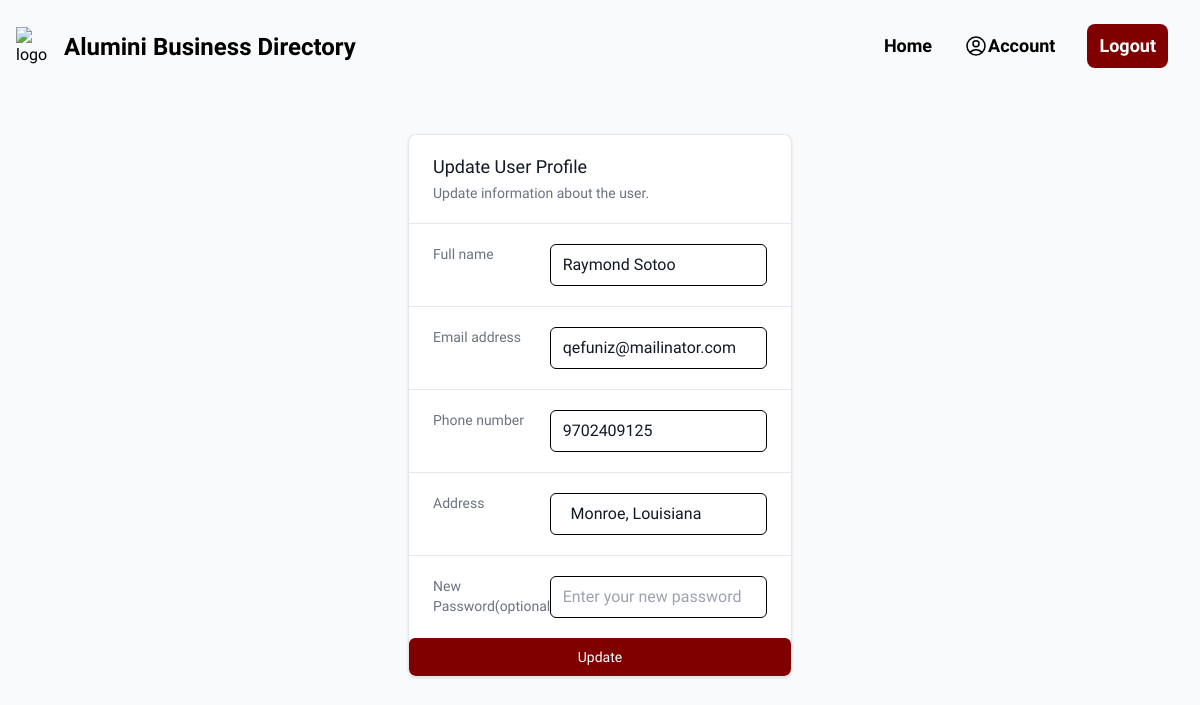
The app's page /edit_profile/ (signed in), older data.
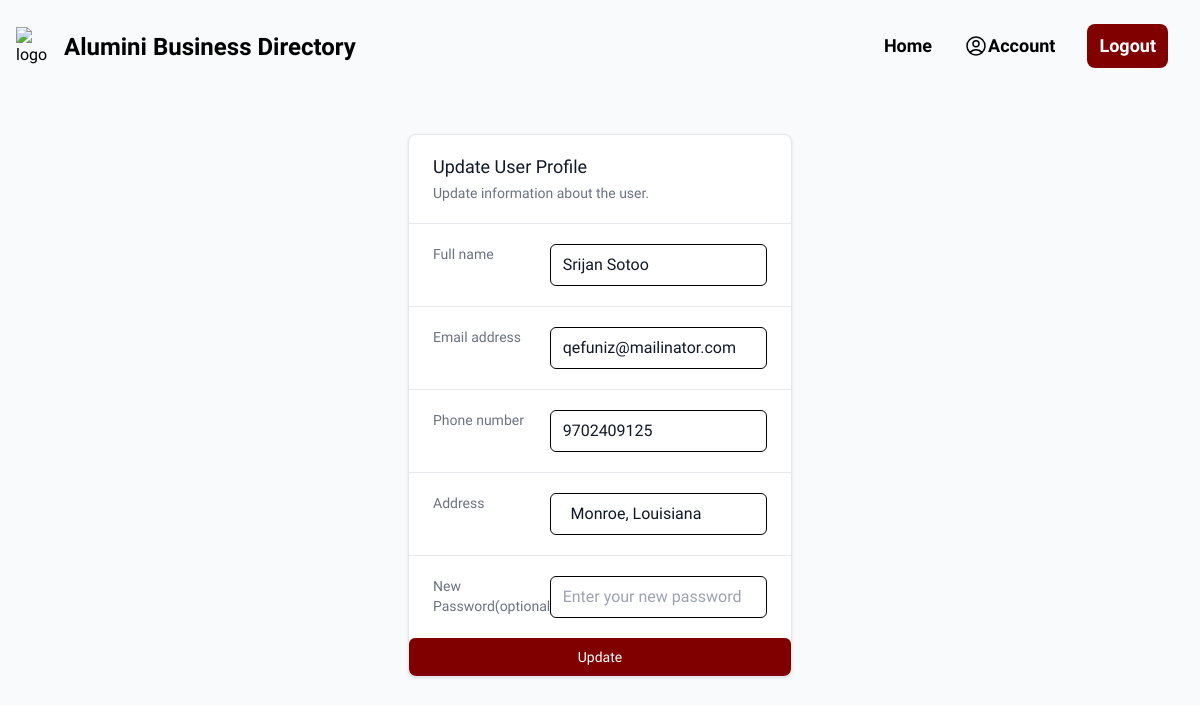
The same page, newer data.
### users/models.py (models this page shows, shortened)
class CustomUser(AbstractBaseUser, PermissionsMixin):
    id = models.CharField(
        _("ID"), primary_key=True, max_length=22, default=shortuuid.uuid, editable=False
    )
    email = models.EmailField(_("Email Address"), unique=True)
    full_name = models.CharField(_("Full Name"), max_length=100)
    phone_number = models.CharField(
        _("Phone Number"), max_length=15, null=True, blank=True
    )
    address = models.TextField(_("Address"), null=True, blank=True)
    is_active = models.BooleanField(_("Is Active"), default=True)
    is_staff = models.BooleanField(_("Is Staff"), default=False)
    date_joined = models.DateTimeField(_("Date Joined"), default=timezone.now)
    objects = CustomUserManager()
    USERNAME_FIELD = "email"
    REQUIRED_FIELDS = ["full_name"]
    class Meta:
        verbose_name = _("User")
        verbose_name_plural = _("Users")
        ordering = ["-date_joined"]

### alumini/views.py (the view, shortened to what this page needs)
# urls.py: path("edit_profile/", edit_profile, name="edit_profile"),
@login_required(login_url="login")
def edit_profile(request):
    user = request.user
    context = {"user": user}
    return render(request, "alumini/edit_profile.html", context)

### alumini/templates/alumini/edit_profile.html (shortened to what this page needs)
{% extends "main.html" %} {% block content %}
<div
  class="bg-white overflow-hidden shadow rounded-lg border mx-auto max-w-sm my-10"
>
  <div class="px-4 py-5 sm:px-6">
    <h3 class="text-lg leading-6 font-medium text-gray-900">
      Update User Profile
    </h3>
    <p class="mt-1 max-w-2xl text-sm text-gray-500">
      Update information about the user.
    </p>
  </div>
  <div class="border-t border-gray-200 px-4 py-5 sm:p-0">
    <form action="{% url 'edit_profile' %}" method="POST">
      <dl class="sm:divide-y sm:divide-gray-200">
        <div class="py-3 sm:py-5 sm:grid sm:grid-cols-3 sm:gap-4 sm:px-6">
          <dt class="text-sm font-medium text-gray-500">Full name</dt>
          <input
            name="name"
            value="{{user.full_name}}"
            class="px-3 py-2 mt-1 text-gray-900 sm:mt-0 sm:col-span-2 border border-black rounded-md"
            placeholder="Enter your full name"
          />
        </div>
        <div class="py-3 sm:py-5 sm:grid sm:grid-cols-3 sm:gap-4 sm:px-6">
          <dt class="text-sm font-medium text-gray-500">Email address</dt>
          <input
            name="email"
            value="{{user.email}}"
            class="px-3 py-2 mt-1 text-gray-900 sm:mt-0 sm:col-span-2 border border-black rounded-md"
          />
        </div>
        <div class="py-3 sm:py-5 sm:grid sm:grid-cols-3 sm:gap-4 sm:px-6">
          <dt class="text-sm font-medium text-gray-500">Phone number</dt>
          <input
            name="phone_number"
            type="tel"
            value="{% if user.phone_number %}{{user.phone_number}}{% endif %}"
            class="px-3 py-2 mt-1 text-gray-900 sm:mt-0 sm:col-span-2 border border-black rounded-md"
            placeholder="Enter your phone number"
          />
        </div>
        <div class="py-3 sm:py-5 sm:grid sm:grid-cols-3 sm:gap-4 sm:px-6">
          <dt class="text-sm font-medium text-gray-500">Address</dt>
          <input
            type="text"
            name="address"
            value="{% if user.address %}{{user.address}}{%endif%}"
            class="px-3 py-2 mt-1 text-gray-900 sm:mt-0 sm:col-span-2 border border-black rounded-md"
            placeholder="Enter your address"
          />
        </div>
        <div class="py-3 sm:py-5 sm:grid sm:grid-cols-3 sm:gap-4 sm:px-6">
          <dt class="text-sm font-medium text-gray-500">
            New Password(optional)
          </dt>
          <input
            name="password"
            type="password"
            class="px-3 py-2 mt-1 text-gray-900 sm:mt-0 sm:col-span-2 border border-black rounded-md"
            placeholder="Enter your new password"
          />
        </div>
      </dl>
    </div>
    <div>
      <button
      type="submit"
      class="block w-full bg-[#800000] border border-transparent rounded-md py-2 px-4 text-sm text-center font-medium text-white hover:bg-[#801818]"
      >Update</button
      >
    </div>
</div>
{% endblock %}

Row changes from the older to the newer data that the page shows:
changed CustomUser "qefuniz@mailinator.com": name "Raymond Sotoo" → "Srijan Sotoo"
